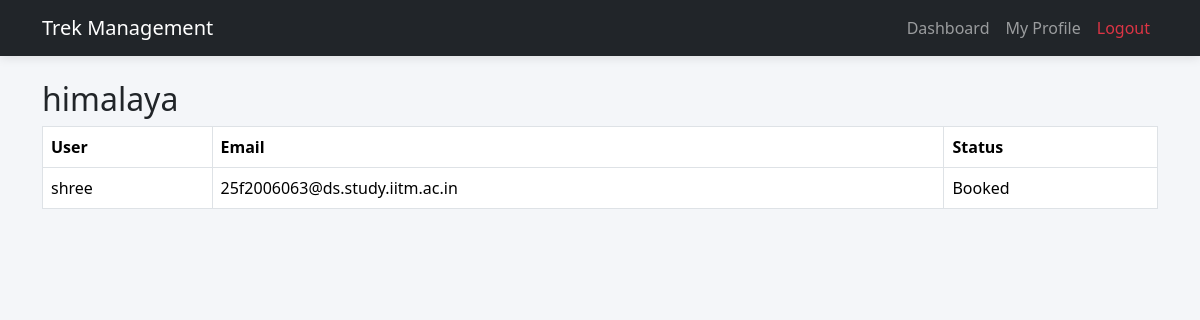
The app's page /staff/participants/1 (signed in) with its own data.
### application/models.py (models this page shows, shortened)
class Trek(db.Model):
    __tablename__ = "treks"
    id = db.Column(db.Integer, primary_key=True)
    trek_name = db.Column(db.String(100), nullable=False)
    location = db.Column(db.String(100), nullable=False)
    difficulty = db.Column(db.String(20), nullable=False)
    duration = db.Column(db.Integer, nullable=False)
    available_slots = db.Column(db.Integer, nullable=False)
    assigned_staff_id = db.Column(
        db.Integer,
        db.ForeignKey("users.id"),
        nullable=True
    )
    status = db.Column(
        db.String(20),
        default="Pending"
    )
    start_date = db.Column(db.Date, nullable=False)
    end_date = db.Column(db.Date, nullable=False)
    staff = db.relationship("User", backref="assigned_treks")

class Booking(db.Model):
    __tablename__ = "bookings"
    id = db.Column(db.Integer, primary_key=True)
    user_id = db.Column(
        db.Integer,
        db.ForeignKey("users.id"),
        nullable=False
    )
    trek_id = db.Column(
        db.Integer,
        db.ForeignKey("treks.id"),
        nullable=False
    )
    booking_date = db.Column(
        db.Date,
        nullable=False
    )
    status = db.Column(
        db.String(20),
        default="Booked"
    )
    user = db.relationship(
        "User",
        backref="bookings"
    )
    trek = db.relationship(
        "Trek",
        backref="bookings"
    )

class User(db.Model):
    __tablename__ = "users"
    id = db.Column(db.Integer, primary_key=True)
    username = db.Column(db.String(50), nullable=False, unique=True)
    email = db.Column(db.String(120), nullable=False, unique=True)
    password = db.Column(db.String(255), nullable=False)
    role = db.Column(db.String(20), nullable=False)
    is_approved = db.Column(db.Boolean, default=False)
    is_blacklisted = db.Column(db.Boolean, default=False)

### app.py (the view)
@app.route("/staff/participants/<int:trek_id>")
def view_participants(trek_id):
    if "user_id" not in session:
        return redirect("/login")
    if session["role"] != "staff":
        return "Access Denied"
    trek = Trek.query.get_or_404(trek_id)
    if trek.assigned_staff_id != session["user_id"]:
        return "Access Denied"
    bookings = Booking.query.filter_by(
        trek_id=trek.id,
        status="Booked"
    ).all()
    return render_template(
        "participants.html",
        trek=trek,
        bookings=bookings
    )

### templates/participants.html (shortened to what this page needs)
{% extends "base.html" %}
{% block content %}
<div class="container mt-4">
    <h2>{{ trek.trek_name }}</h2>
    <table class="table table-bordered">
        <thead>
            <tr>
                <th>User</th>
                <th>Email</th>
                <th>Status</th>
            </tr>
        </thead>
        <tbody>
            {% for booking in bookings %}
            <tr>
                <td>{{ booking.user.username }}</td>
                <td>{{ booking.user.email }}</td>
                <td>{{ booking.status }}</td>
            </tr>
            {% else %}
            <tr>
                <td colspan="3">
                    No Participants
                </td>
            </tr>
            {% endfor %}
        </tbody>
    </table>
</div>
{% endblock %}

### static/css/style.css (style rules this page uses)
body { background:#f4f6f9; }

### records on screen
Trek: trek_name "himalaya"
Booking: user.username "shree", user.email "25f2006063@ds.study.iitm.ac.in", status "Booked"
